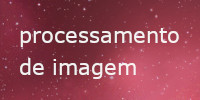
#> input picture ComputerVision/OCRPython/Imagens/img-process.jpg, 200 x 100 px, found by its file name
$ python test15.py
#> lines starting #> are read from the running program, lines starting #| are printed output that depends on the picture; after the words box and inside, x2 and y2 are one past the last pixel; in counts of white or black regions, pixels touching at a corner belong together
import cv2

img = cv2.imread('/home/s0la1r3/Documentos/GitHub/Python/ComputerVision/OCRPython/Imagens/img-process.jpg')
#> img is the input picture: shape (100, 200, 3); mean B, G, R 84.1, 69.9, 150
gray = cv2.cvtColor(img, cv2.COLOR_BGR2GRAY)
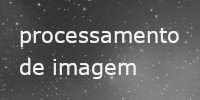
#> gray: shape (100, 200); min 43, max 254, mean 95.5
cv2.imshow('imagem', 255-gray)
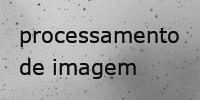
#> window 'imagem': shape (100, 200); min 1, max 212, mean 159.5
cv2.waitKey(0)
cv2.destroyAllWindows()

val, thresh = cv2.threshold(gray, 140, 255, cv2.THRESH_BINARY_INV)
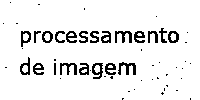
#> thresh: shape (100, 200); 91.7% white; black in thin lines or dots
cv2.imshow('imagem', thresh)
cv2.waitKey(0)
cv2.destroyAllWindows()

$ run again, with ComputerVision/OCRPython/Imagens/chines.jpg copied over ComputerVision/OCRPython/Imagens/img-process.jpg
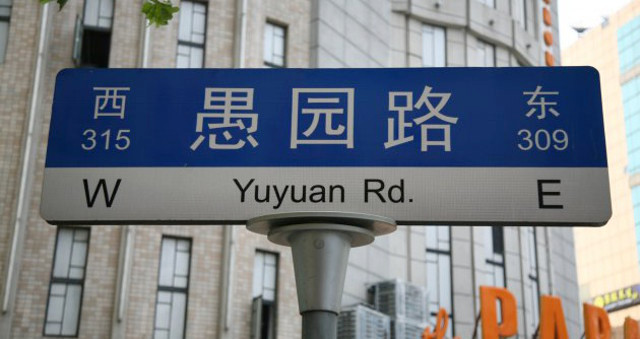
#> input picture ComputerVision/OCRPython/Imagens/chines.jpg, 640 x 339 px, found by its file name
#> img is the input picture: shape (339, 640, 3); mean B, G, R 134.4, 127.1, 122.6
#> `cv2.imshow('imagem', 255-gray)`:
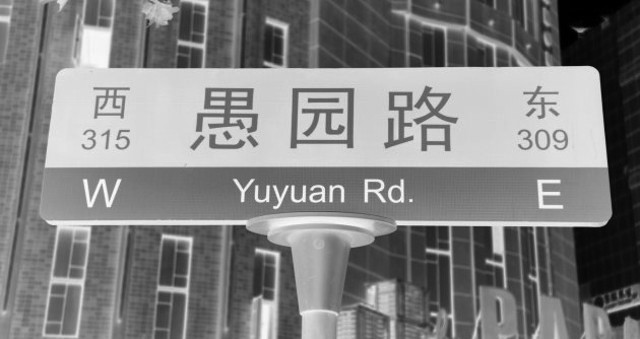
#> window 'imagem': shape (339, 640); min 0, max 255, mean 128.4
#> `val, thresh = cv2.threshold(gray, 140, 255, cv2.THRESH_BINARY_INV)`:
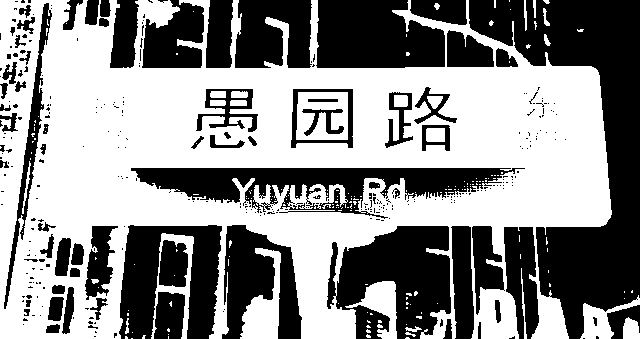
#> thresh: shape (339, 640); 55.1% white; 336 black regions (266 under 20 px), largest, box (x1, y1, x2, y2) and area: (469, 0, 640, 339) 23368, (327, 226, 451, 339) 9385, (131, 168, 525, 219) 9060
